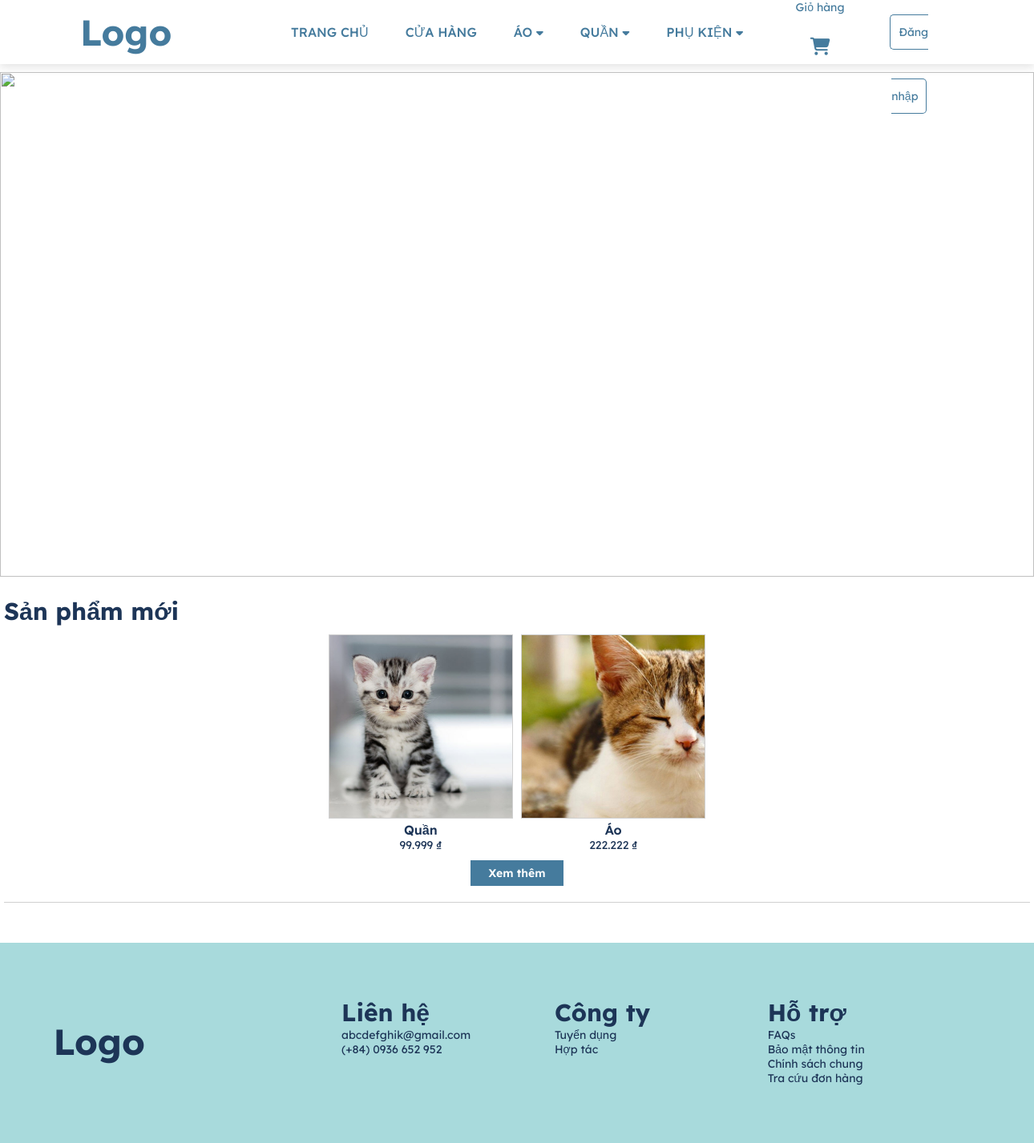
The page / on the database its author committed.
### tables this page shows
CREATE TABLE `product` (
  `id` int(11) NOT NULL,
  `name` varchar(50) NOT NULL,
  `description` text NOT NULL,
  `img` text NOT NULL,
  `price` int(11) NOT NULL,
  `manufacturers_id` int(11) NOT NULL,
  `category_detail_id` int(11) NOT NULL
);

### index.php (the view, shortened to what this page needs)
<!DOCTYPE html>
<html lang="en">
<head>
    <link rel="stylesheet" href="assets/css/style.css">
    <link rel="stylesheet" href="assets/css/index.css">
</head>
<body>
    <?php
    require 'header.php';
    ?>
    <div>
        <img src="assets/img/pexels-pixabay-325876.jpg" alt="" class="img_banner">
    </div>
    <div class="main">
        <div class="main_001">
            <h3>Sản phẩm mới</h3>
            <ul>
                <?php
                $sql = "select * from product
                ORDER BY RAND()
                LIMIT 5";
                $result = mysqli_query($connect, $sql);
                foreach ($result as $each) {
                ?>
                    <li>
                        <a href="product_detail.php?id=<?php echo $each['id'] ?>">
                            <img src="admin/product/photos/<?php echo $each['img'] ?>">
                        </a>
                        <a href="product_detail.php?id=<?php echo $each['id'] ?>"><?php echo $each['name'] ?></a>
                        <p> <?php echo number_format($each['price'], 0, '', '.'); ?> ₫</p>
                    </li>
                <?php } ?>
            </ul>
            <a href="products.php" class="button"><button>Xem thêm</button></a>
        </div>
    </div>
    <?php include 'footer.php' ?>
</body>
</html>

### assets/css/style.css (style rules this page uses)
* { padding: 0; margin: 0; text-decoration: none; list-style: none; box-sizing: border-box; font-family: "Lexend Deca", sans-serif; font-weight: 400; font-size: 14px; color: #1d3557; }
h3 { font-weight: bold; font-size: 30px; }
button { font-size: 14px; padding: 7px 23px; border-radius: none; border: none; color: #fff; background-color: #457b9d; display: block; margin: auto; font-weight: 600; cursor: pointer; }

### assets/css/index.css (style rules this page uses)
.img_banner { width: 100%; height: 630px; object-fit: cover; object-position: 50% 20%; }
.main { width: 1280px; margin: 0 auto; }
.main_001 { padding: 20px 0; border-bottom: #d0d0d0 0.5px solid; }
.main_001 ul { text-align: center; padding: 10px 0; }
.main_001 ul li { display: inline-block; width: 18%; margin: 0 3px; }
.main_001 ul li img { width: 100%; height: 230px; border: #d0d0d0 1px solid; object-fit: cover; object-position: 50% 20%; }
.main_001 ul li a { font-size: 16px; font-weight: 600; }

### rows shown on the page
product: img (picture), name "Quần", price "99.999"
product: img (picture), name "Áo", price "222.222"
